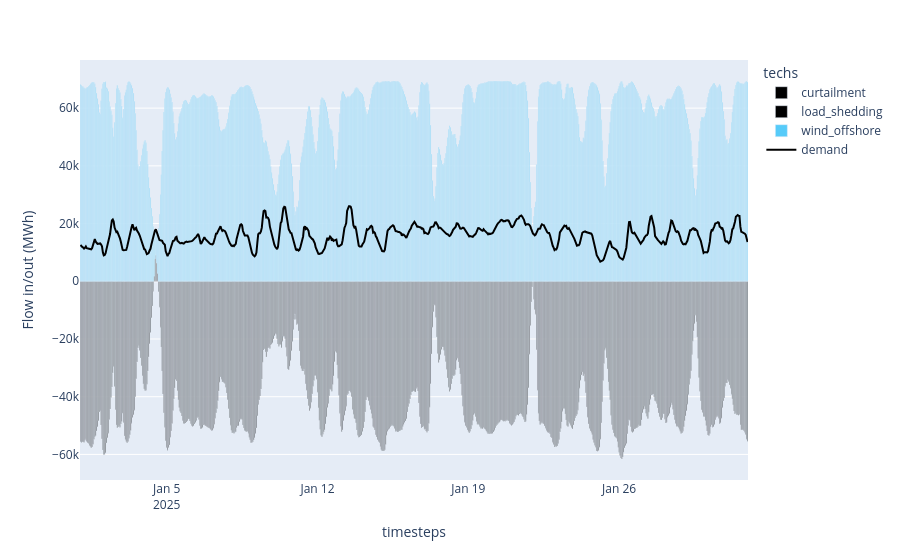

Notebook code for this chart:
### Code cell
# Dispatch plots can be generated directly from the saved model results
plot_dispatch(model_path='results/default_results.nc', plot_export_path='results/default_dispatch.html')

### Figure 1 — Plotly figure (JSON) as saved in the notebook; plotly's stock layout.template omitted (floating-point values rounded to 4 significant figures; data arrays with more than 128 entries replaced by an {"elided": "..."} marker saying what was removed)
{"data": [{"hovertemplate": "techs=curtailment<br>timesteps=%{x}<br>Flow in/out (MWh)=%{y}<extra></extra>", "legendgroup": "curtailment", "marker": {"color": "#000000", "pattern": {"shape": ""}}, "name": "curtailment", "orientation": "v", "showlegend": true, "textposition": "auto", "type": "bar", "x": {"elided": "738 str values"}, "xaxis": "x", "y": {"elided": "738 float values"}, "yaxis": "y"}, {"hovertemplate": "techs=load_shedding<br>timesteps=%{x}<br>Flow in/out (MWh)=%{y}<extra></extra>", "legendgroup": "load_shedding", "marker": {"color": "#000000", "pattern": {"shape": ""}}, "name": "load_shedding", "orientation": "v", "showlegend": true, "textposition": "auto", "type": "bar", "x": ["2025-01-04T10:00:00.000000000", "2025-01-04T11:00:00.000000000", "2025-01-04T12:00:00.000000000", "2025-01-04T13:00:00.000000000", "2025-01-04T14:00:00.000000000", "2025-01-22T00:00:00.000000000"], "xaxis": "x", "y": [1769.0, 7800.0, 9110.0, 6390.0, 2797.0, 13.99], "yaxis": "y"}, {"hovertemplate": "techs=wind_offshore<br>timesteps=%{x}<br>Flow in/out (MWh)=%{y}<extra></extra>", "legendgroup": "wind_offshore", "marker": {"color": "#56CBF9", "pattern": {"shape": ""}}, "name": "wind_offshore", "orientation": "v", "showlegend": true, "textposition": "auto", "type": "bar", "x": {"elided": "744 str values"}, "xaxis": "x", "y": {"elided": "744 float values"}, "yaxis": "y"}, {"marker": {"color": "black"}, "name": "demand", "type": "scatter", "x": {"elided": "744 str values"}, "y": {"elided": "744 float values"}}], "layout": {"barmode": "relative", "legend": {"title": {"text": "techs"}, "tracegroupgap": 0}, "margin": {"t": 60}, "xaxis": {"anchor": "y", "domain": [0, 1], "title": {"text": "timesteps"}}, "yaxis": {"anchor": "x", "domain": [0, 1], "title": {"text": "Flow in/out (MWh)"}}}}
